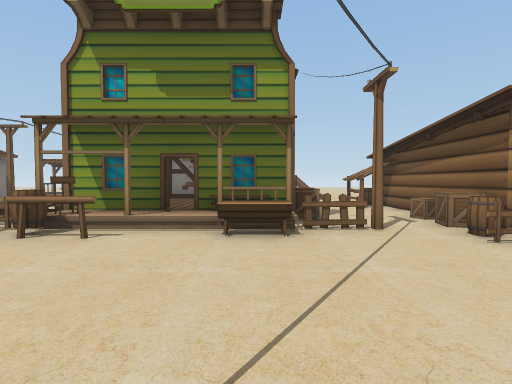
view 1 (above)

24 first-person views from a walk through a Unity game level. The camera is 1.5 m above the floor, tilts 2° down and sees 80° across. Doors are open. The floor is counted in squares, 2 m on a side. Each view is taken from the middle of a square. On the plan, view 1 faces up. The plan holds only what a view shows up to about 10 squares ahead; the rest is blank. The place goes on beyond the plan. The player character is not drawn.

view 2
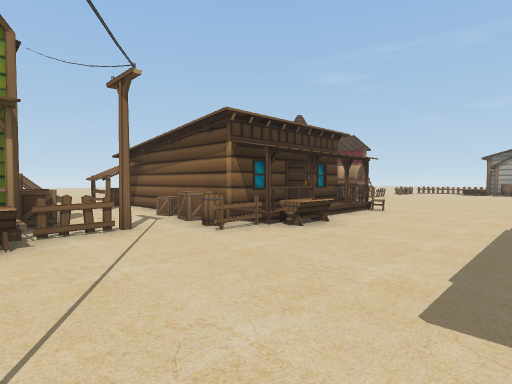

view 3
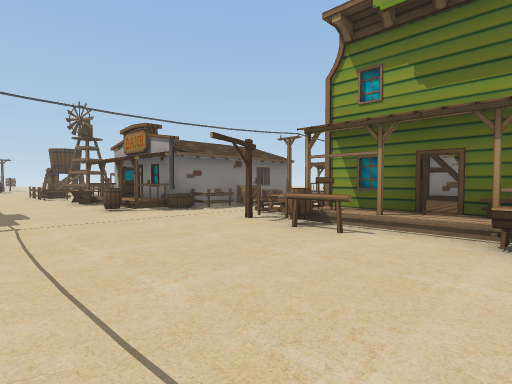

view 4
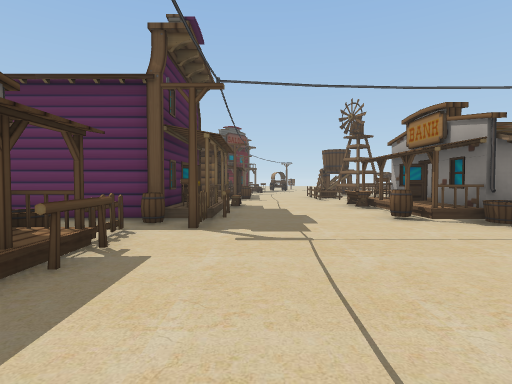

view 5
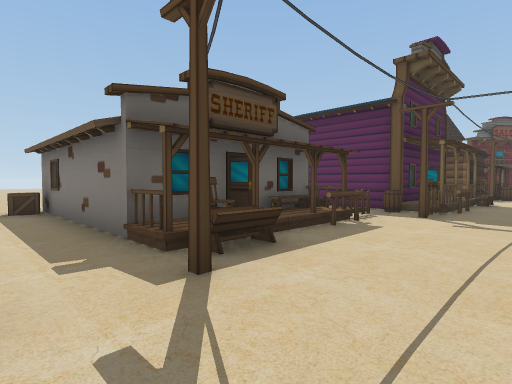

view 6
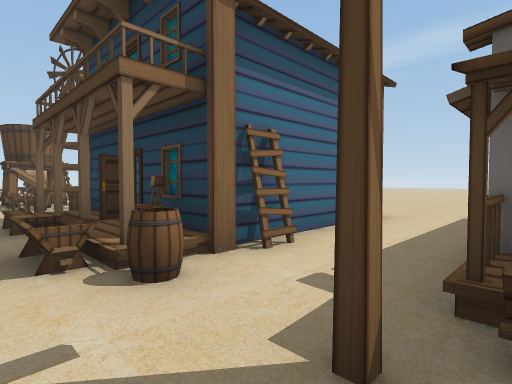

view 7
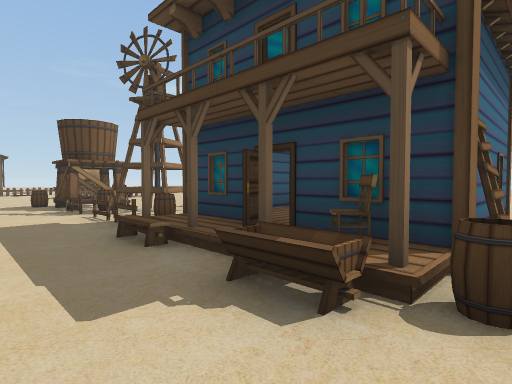

view 8
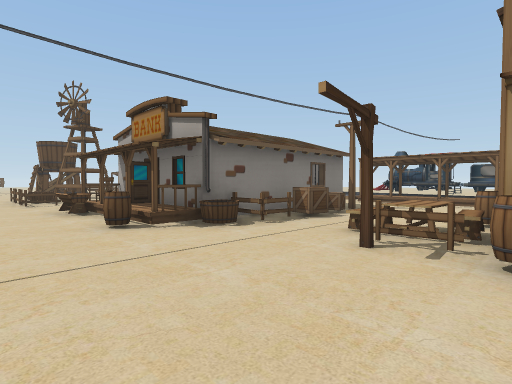

view 9
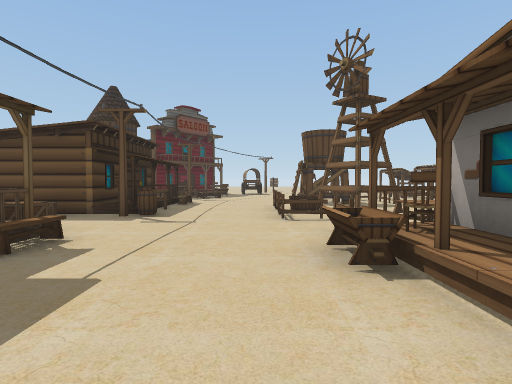

view 10
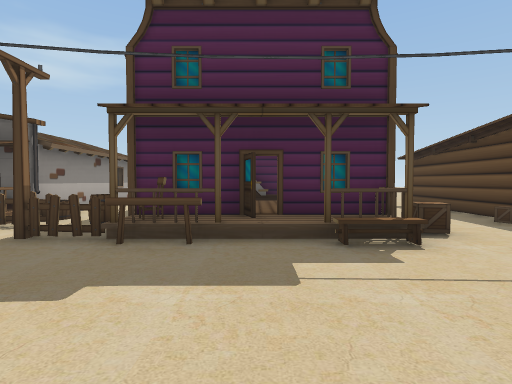

view 11
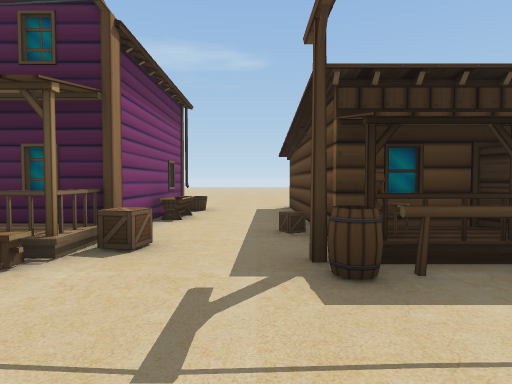

view 12
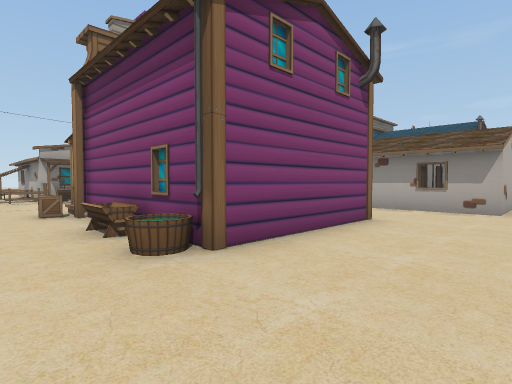

view 13
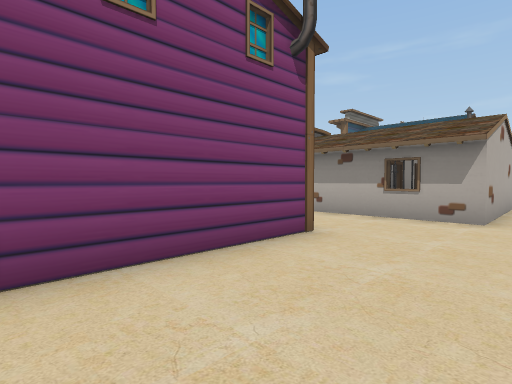

view 14
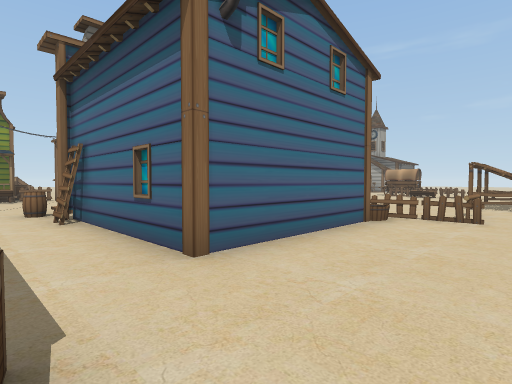

view 15
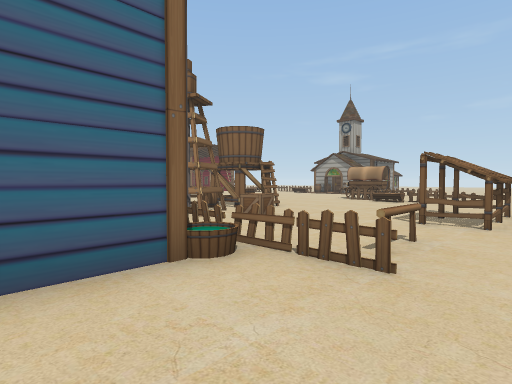

view 16
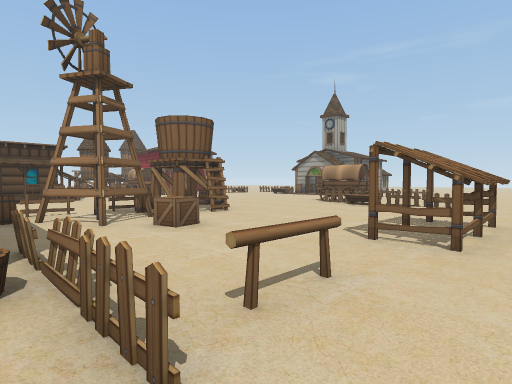

view 17
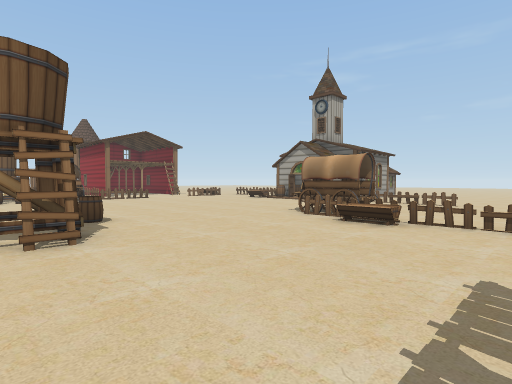

view 18
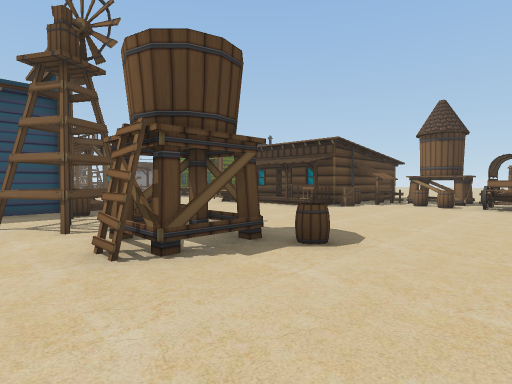

view 19
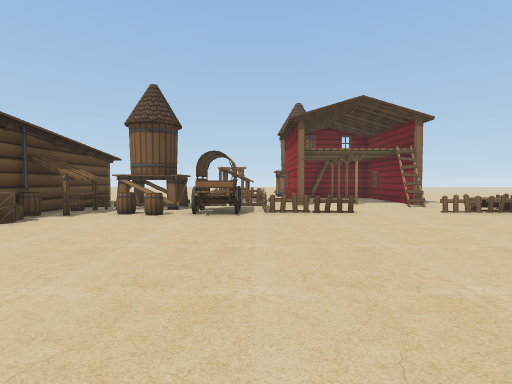

view 20
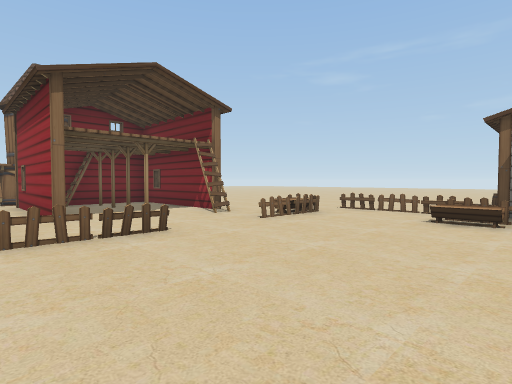

view 21
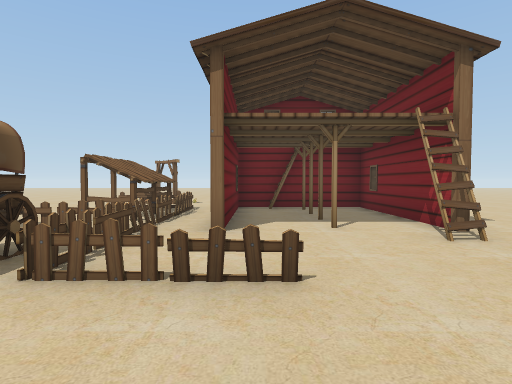

view 22
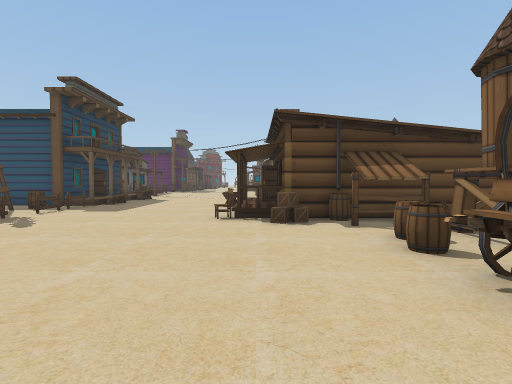

view 23
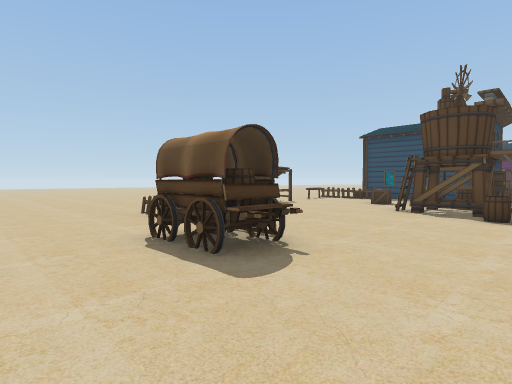

view 24
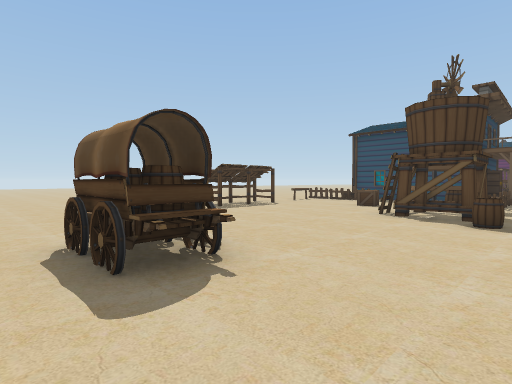

### Floor plan
Key: @ floor where view 1 was taken; # wall or solid block; . main floor; : floor 0.5 m higher than the main floor; / step, stairs or slope; D open door; = window, fence, low wall or low ledge; H house; B bench; C crate; F fence; A chair; R barrel; T tank; W wagon; L table; O other object.
Columns run from 17 left of view 1 to 18 right of it. Each row starts with its distance up from view 1.
 14                           .. #.#
 13             WW            .. OOHHH#H
 12            #:              . #OH.H.H
 11            #.#             . #FH...H
 10           ...        O     ..#FH...H
  9         #H#.. H    .#H   H  ..FH...H
  8          HC   H    ..H   H.TFFF....H
  7 =        HC..R    O..H   ROTTOF....O
  6 ..   H   HC.BBHHHHC..C   R#RRO.FF..F
  5  ##. L   H#..FA::HF.CCHHHC..........
  4  ##..LAHHHT.#.RF.T..FHHHHC..........
  3 OOO=.OT..R..........RTT..A..........
  2 ....................................
  1 .................................
  0 .FA..............@T.................
 -1  HR..BB/AFF....T.RA//BFFFFTTR.......
 -2 HHC..CHHHR.FF/AT..AHHHRR#RTT........
 -3   C..H   H.THHAH..H  HH.#..T....FR..
 -4   H..T   H..H   ..H  HH..C.....TOR..
 -5   H..T   H..#   ..H   F........TF...
 -6   H..THHHH..##DD..HHHHFF........F...
 -7   H.........H  H.......F........F..
 -8   ..........HHHHC......FF.###......
 -9    ........     ............   ....

Positions as (right, up) in squares from view 1, and headings:
1: (0, 0), facing up
2: (0, 0), facing up-right
3: (0, 0), facing up-left
4: (-2, 0), facing left
5: (0, 1), facing down-left
6: (-2, 0), facing down-right
7: (0, 1), facing down-right
8: (-3, 1), facing up-left
9: (-8, 2), facing left
10: (-10, 3), facing down
11: (-14, 2), facing down
12: (-14, -9), facing up-right
13: (-12, -9), facing up-right
14: (-1, -9), facing up-right
15: (3, -9), facing up-right
16: (5, -9), facing up-right
17: (9, -7), facing up-right
18: (13, -4), facing up-left
19: (13, -1), facing up
20: (13, 2), facing up-right
21: (15, 4), facing up
22: (14, 4), facing left
23: (18, 0), facing down-left
24: (17, 0), facing down-left
